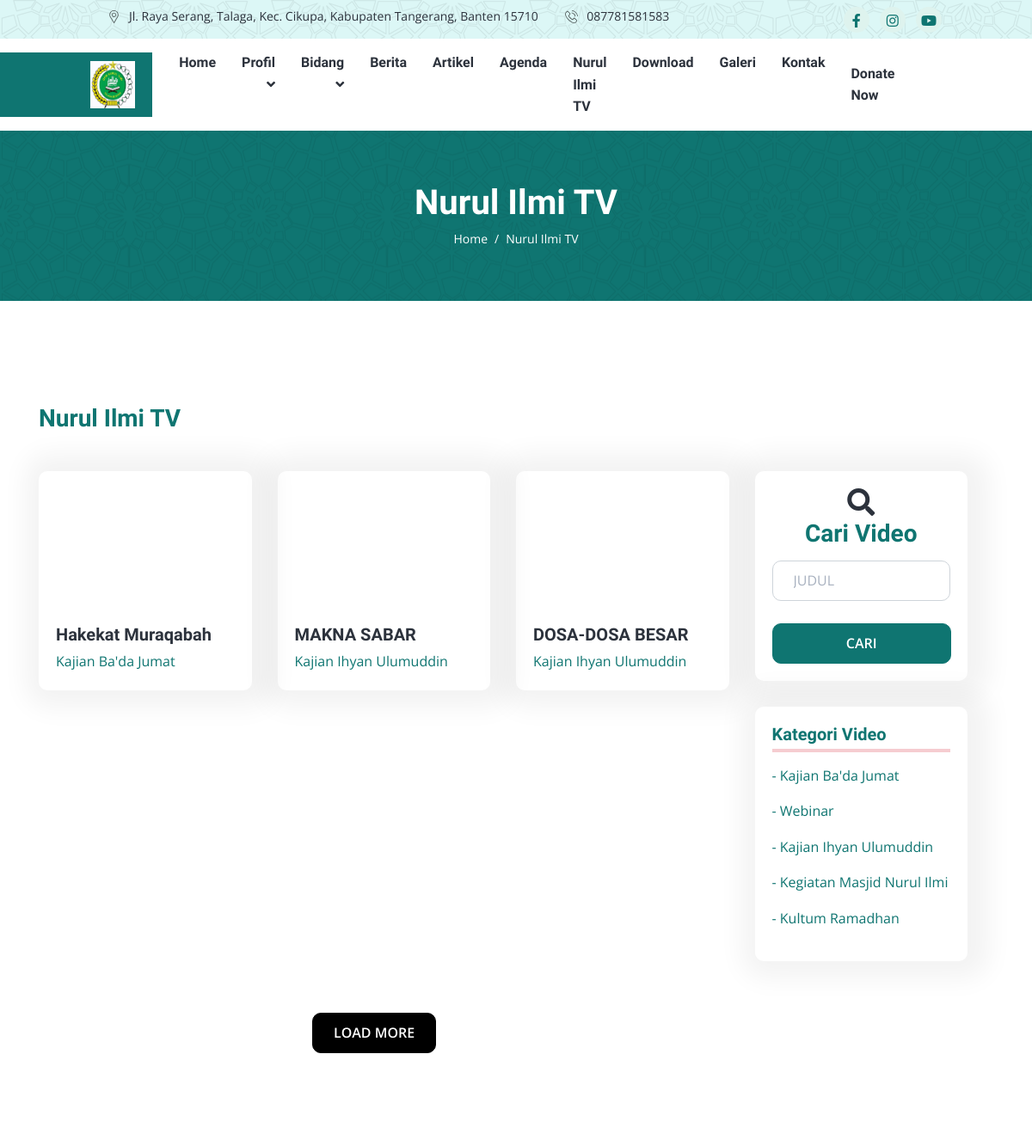
The app's page /index.php/video (upper part), older data.
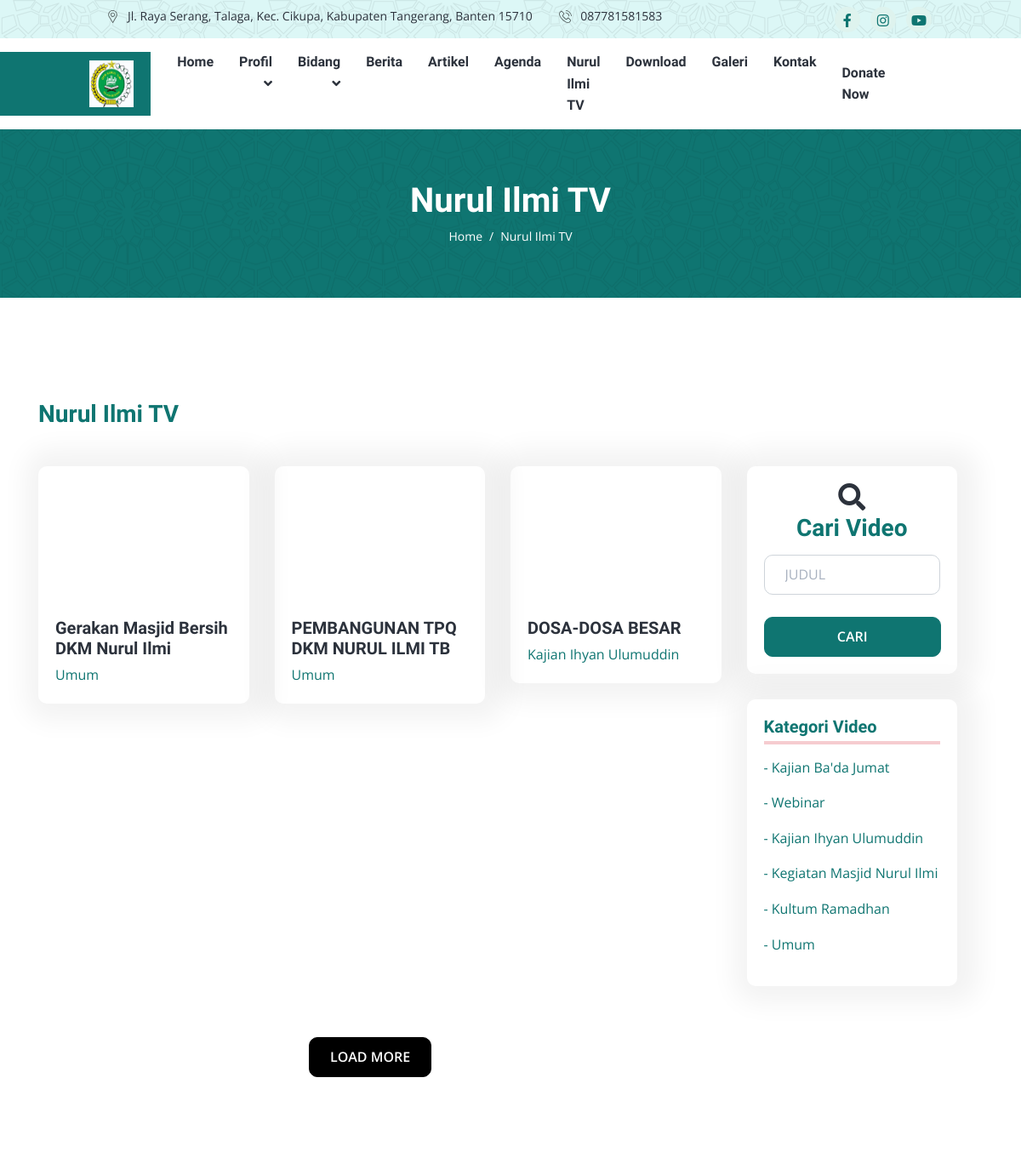
The same page, newer data.
### tables this page shows
CREATE TABLE `tbl_setting` (
  `id_setting` int(11) NOT NULL,
  `id_jadwal` int(11) NOT NULL,
  `nama_masjid` varchar(100) NOT NULL,
  `alamat` text NOT NULL,
  `no_hp` varchar(14) NOT NULL,
  `link_alamat` text NOT NULL,
  `email` text NOT NULL,
  `logo` text NOT NULL,
  `banner1` text NOT NULL,
  `banner2` text NOT NULL,
  `banner3` text NOT NULL,
  `judul1` varchar(100) NOT NULL,
  `judul2` varchar(100) NOT NULL,
  `judul3` varchar(100) NOT NULL,
  `sosmed1` text NOT NULL,
  `sosmed2` text NOT NULL,
  `sosmed3` text NOT NULL,
  `ayat_quran` varchar(100) NOT NULL,
  `artinya` text NOT NULL,
  `surah` varchar(100) NOT NULL
);

CREATE TABLE `tbl_video` (
  `id_video` int(11) NOT NULL,
  `id_kat_video` int(11) NOT NULL,
  `judul` varchar(100) NOT NULL,
  `link` text NOT NULL
);

CREATE TABLE `tbl_kategori_video` (
  `id_kat_video` int(11) NOT NULL,
  `nama_video` varchar(100) NOT NULL,
  `slug` text NOT NULL,
  `tanggal` datetime NOT NULL DEFAULT current_timestamp()
);

### application/controllers/Video.php (called while the page is built, shortened)
<?php
class Video extends CI_Controller {
    public function __construct(){
        $this->load->model('Video_model', 'video');
        $this->load->model('User_model', 'user');
        $this->load->model('Setting_model', 'setting');
        $this->load->library('myquran_curl');
    }
    public function index()
	{
        $data = [
            'judul' => 'Video',
            'title' => 'Video - Masjid Nurul Ilmi',
            'menu'  => 'video',
            'data_kategori' => $this->video->getDataKategori(),
            'data_video' => $this->video->getDataVideo(),
            'data_setting' => $this->setting->getDataSetting()
        ];
		$this->load->view('webpage/v_video', $data);
	}
}

### index.php (called while the page is built, shortened)
<?php
require_once BASEPATH.'core/CodeIgniter.php';

### application/models/Video_model.php (called while the page is built, shortened)
<?php
class Video_model extends CI_Model {
    var $table_kategori = 'tbl_kategori_video';
    public function getDataVideo()
    {
        $this->db->select('a.*, b.*');
        $this->db->from('tbl_video a');
        $this->db->join('tbl_kategori_video b', 'b.id_kat_video = a.id_kat_video', 'left');
        return $this->db->get()->result();
    }
    public function getDataKategori()
	{
        return $this->db->get($this->table_kategori)->result();
	}
}

### application/models/Setting_model.php (called while the page is built, shortened)
<?php
class Setting_model extends CI_Model {
    public function getDataSetting()
	{
        $this->db->select('a.*, b.*');
        $this->db->from('tbl_setting a');
        $this->db->join('tbl_jadwal b', 'b.id_jadwal = a.id_jadwal', 'left');
		return $this->db->get()->result();
	}
}

### application/views/webpage/v_video.php (the view, shortened to what the changed rows need)
<!DOCTYPE html>
<html lang="en">
<head>
    <link rel="stylesheet" href="https://cdnjs.cloudflare.com/ajax/libs/font-awesome/6.5.1/css/all.min.css"
 />
    <link rel="stylesheet" href="<?= base_url('frontend/') ?>assets/js/OwlCarousel/owl.carousel.min.css">
    <link rel="stylesheet" href="<?= base_url('frontend/') ?>assets/js/OwlCarousel/owl.theme.default.min.css">
    <link rel="stylesheet" href="<?= base_url('frontend/') ?>assets/css/app.min.css">
    <link rel="stylesheet" href="https://cdnjs.cloudflare.com/ajax/libs/OwlCarousel2/2.3.4/assets/owl.carousel.min.css"
 />
</head>
<body>
    <header class="header-area">
        <?php $this->load->view('layout/header.php') ?>
    </header>
    <div class="page-title-area py-lg-6 py-5 bg-image-pattern">
        <div class="container">
            <div class="page-title-wrapper text-center">
                <h1 class="text-white mb-2">Nurul Ilmi TV</h1>
            </div>
        </div>
    </div>
    <div class="about-area py-lg-10 py-8">
        <div class="container">
            <div class="row">
                <?php if(!empty($pesan)) : ?>
                <p class="text-center"><?= $pesan ?></p>
                <a href="<?= base_url('video') ?>" class="btn btn-primary">Kembali</a>
                <?php else: ?>
                <div class="row">
                    <?php foreach($data_video as $video) : ?>
                    <div class="col-md-3 col-lg-3 mb-2">
                        <div class="blog-style mt-4">
                            <div class="blog-image">
                                <iframe src="<?= $video->link ?>" width="100%" height="auto"
                                    frameborder="0" allowfullscreen></iframe>
                            </div>
                            <div class="blog-content">
                                <h5 class="mb-0"><a href="<?= $video->link ?>"><?= $video->judul ?></a>
                                </h5>
                                <a
                                    href="<?= base_url("video/kategori_video/".$video->slug) ?>"><?= $video->nama_video ?></a>
                            </div>
                        </div>
                    </div>
                    <?php endforeach; ?>
                    <div class="col-lg-3 col-md-3 mt-4">
                        <div class="course-feature mb-4 bg-white rounded">
                            <?php foreach($data_kategori as $vid) : ?>
                            <p class="d-flex align-items-center"><a
                                    href="<?= base_url('video/kategori_video/'.$vid->slug) ?>" class="flex-fill">-
                                    <?= $vid->nama_video; ?></a></p>
                            <?php endforeach; ?>
                        </div>
                    </div>
                </div>
                <?php endif; ?>
            </div>
        </div>
    </div>
</body>
</html>

### application/views/layout/header.php (shortened to what the changed rows need)
<div class="header-top bg-light bg-image-pattern px-xl-8 py-2">
    <div class="container">
        <div class="header-top-wrapper">
            <?php foreach($data_setting as $setting) : ?>
            <ul class="navbar-address list-inline m-0">
                <li class="list-inline-item"><span class="icon"><img
                            src="<?= base_url('frontend/') ?>assets/images/location-icon.svg"
                            alt="title"></span><?= strip_tags(character_limiter($setting->alamat, 70)); ?></li>
                <li class="list-inline-item"><span class="icon"><img
                            src="<?= base_url('frontend/') ?>assets/images/phone-icon.svg"
                            alt="title"></span><?= $setting->no_hp ?>
                </li>
            </ul>
            <ul class="navbar-social list-inline m-0">
                <li class="list-inline-item"><a href="<?= $setting->sosmed1 ?>"><i class="fab fa-facebook-f"></i></a>
                </li>
                <li class="list-inline-item"><a href="<?= $setting->sosmed2 ?>"><i class="fab fa-instagram"></i></a>
                </li>
                <li class="list-inline-item"><a href="<?= $setting->sosmed3 ?>"><i class="fab fa-youtube"></i></a>
                </li>
            </ul>
            <?php endforeach; ?>
        </div>
    </div>
</div>
<div class="header-bottom bg-white px-xl-8">
    <nav class="container">
        <div class="header-navbar navbar navbar-expand-lg">
            <?php foreach($data_setting as $setting) : ?>
            <a class='navbar-brand' target="_blank" href="<?= base_url('upload/setting/'.$setting->logo) ?>"><img
                    src="<?= base_url('upload/setting/'.$setting->logo) ?>" alt="images"></a>
            <?php endforeach; ?>
        </div>
    </nav>
</div>

Row changes from the older to the newer data that the page shows:
changed tbl_video: judul "Hakekat Muraqabah" → "Gerakan Masjid Bersih DKM Nurul Ilmi"; id_kat_video.nama_video "Kajian Ba'da Jumat" → "Umum"
changed tbl_video: judul "MAKNA SABAR" → "PEMBANGUNAN TPQ DKM NURUL ILMI TB"; id_kat_video.nama_video "Kajian Ihyan Ulumuddin" → "Umum"
added tbl_kategori_video: nama_video "Umum"
